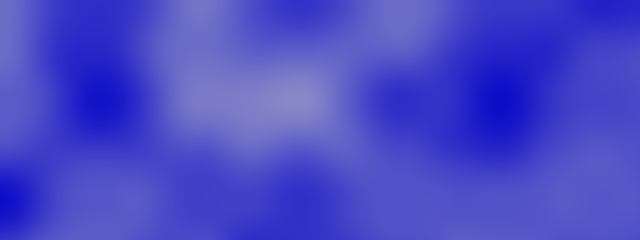
Frame 1 (no input)
Frame 2 (the mouse pressed at the canvas centre, redrawn once): identical to frame 1, image omitted

The p5.js sketch that drew this single still picture (run headless with seeded random() and noise() and a simulated clock; the mouse was pressed at the canvas centre and the sketch redrawn once):

// p5.js sketch
// ── sketch.js
let inc = 0.01;

function setup() {
  createCanvas(640, 240);
}

function draw() {
  let yoff = 0;

  loadPixels();
  for (let y = 0; y < height; y++) {
    let xoff = 0;
    for (let x = 0; x < width; x++) {
      let index = (x + y * width) * 4;
      noiseDetail(2, 0.2);
      let r = noise(xoff,yoff) * 255;
      pixels[index + 0] = r; // red value
      pixels[index + 1] = r; // green value
      pixels[index + 2] = 200; // blue value
      pixels[index + 3] = 255; // alpha value

      xoff += inc;
    }
    yoff +=inc;
  }
  updatePixels();

  noLoop();
}
